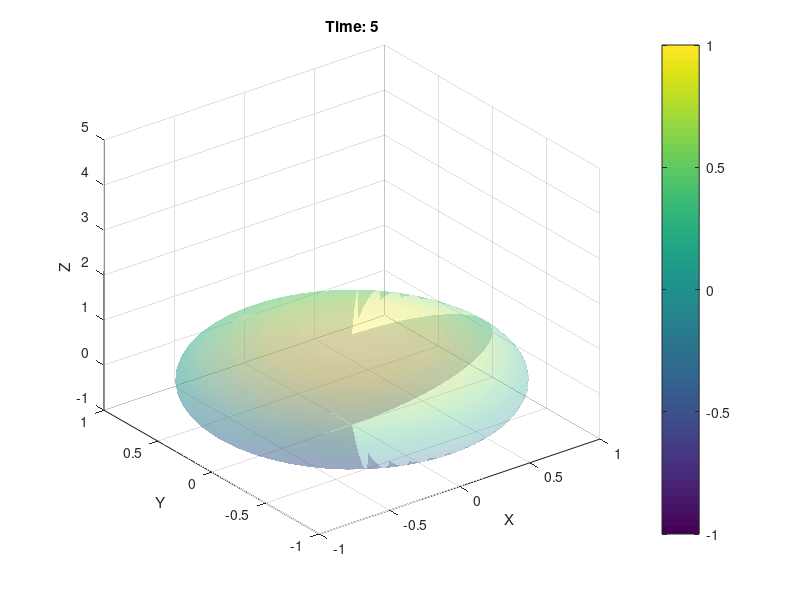

Here is the MATLAB script that generated this plot:
% 参数设置
a = 1; % 热扩散系数
T = 5; % 总时间
Nr = 20; % 径向网格数
Nt = 5000; % 时间步数
dr = 1 / (Nr - 1); % 径向步长
dt = T / Nt; % 时间步长
lambda = a^2 * dt / dr^2;

% 稳定性检查
if lambda > 0.5
    error('稳定性条件不满足，请减小 dt 或增加 dr！');
end

% 径向网格
rho = linspace(0, 1, Nr); % 径向距离 [0, 1]

% 初值
u = sin(rho.^2); % 初始条件 u(r, 0)
u_next = zeros(size(u)); % 下一时间步的解

% 时间步循环
for n = 1:Nt
    t = n * dt; % 当前时间

    % 内部网格更新
    for i = 2:Nr-1
        u_next(i) = u(i) + lambda * ( ...
            (rho(i+1)^2 * u(i+1) - 2 * rho(i)^2 * u(i) + rho(i-1)^2 * u(i-1)) / (rho(i)^2 * dr^2) ...
        );
    end

    % 边界条件
    u_next(1) = 0; % 在原点处的边界条件
    u_next(end) = t * sin(1); % 球面处的边界条件

    % 更新解
    u = u_next;

    % 可视化（每隔若干步绘制一次）
    if mod(n, 500) == 0
        % 绘制球体内部的径向分布
        [sphereX, sphereY, sphereZ] = sphere(50);
        surf(sphereX, sphereY, sphereZ, 'FaceAlpha', 0.3, 'EdgeColor', 'none'); % 透明球面
        hold on;
        
        % 绘制径向分布
        plot3(rho .* sin(linspace(0, pi, Nr)), ...
              rho .* cos(linspace(0, pi, Nr)), ...
              u, 'r', 'LineWidth', 2); % 径向分布
        hold off;
        title(['Time: ', num2str(t)]);
        xlabel('X'); ylabel('Y'); zlabel('Z');
        colorbar;
        drawnow;
    end
end
